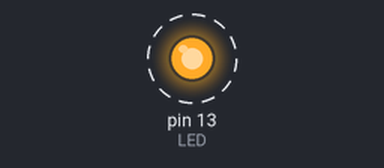
Bench run of a sketch on a simulated Arduino Leonardo, built with avr-gcc and run on an emulated ATmega32U4. Parts: output pins drawn as LEDs (lit = HIGH). Dashed ring = blinking.

Above: at 0.5 s.
Timing chart, 0 to 4.6 s (numbered marks = the images above):
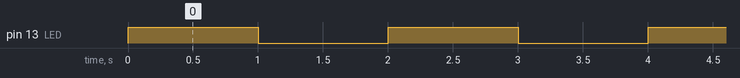

The sketch:

LED_blink.ino
```cpp
char incomingByte;  // incoming data
int  LED = 13;      // LED pin

void setup() {
  //Serial.begin(9600); // initialization
  pinMode(LED, OUTPUT);
  //Serial.println("Press 1 to LED ON or 0 to LED OFF...");
}

void loop() {
  digitalWrite(LED, HIGH);
  delay(1000);
  digitalWrite(LED, LOW);
  delay(1000);
  /*if (Serial.available() > 0) {  // if the data came
    incomingByte = Serial.read(); // read byte
    if(incomingByte == '0') {
       digitalWrite(LED, LOW);  // if 1, switch LED Off
       Serial.println("LED OFF. Press 1 to LED ON!");  // print message
    }
    if(incomingByte == '1') {
       digitalWrite(LED, HIGH); // if 0, switch LED on
       Serial.println("LED ON. Press 0 to LED OFF!");
    }
  }*/
}
```

Measured:
- by itself, pin 13 (LED): alternates HIGH for 1.0 s and LOW for 1.0 s
